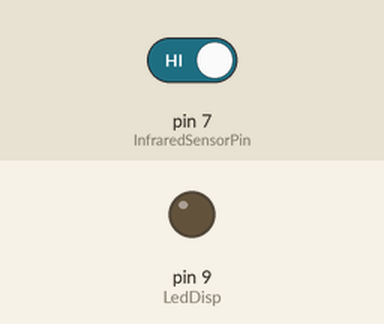
Bench run of a sketch on a simulated Arduino Uno, built with avr-gcc and run on an emulated ATmega328P. Shown: output pins drawn as LEDs (lit = HIGH). Inputs (shaded band) come from the test bench; at power-on: pin 7 (InfraredSensorPin) HIGH. What the sketch prints to the serial monitor is not drawn.

Above: at 1.2 s.
1.3 s: pin 7 (InfraredSensorPin) driven LOW
At 2.1 s:
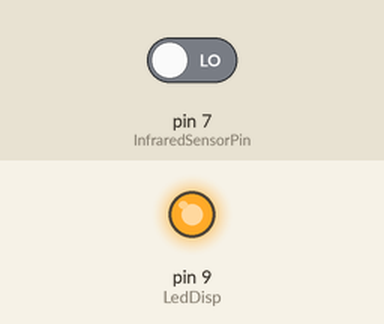
2.8 s: pin 7 (InfraredSensorPin) driven HIGH
At 3.3 s:
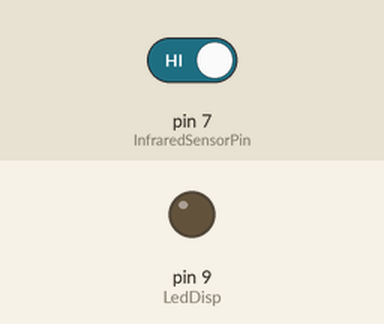
Timing chart, 0 to 5.8 s (numbered marks = the images above; inputs shaded):
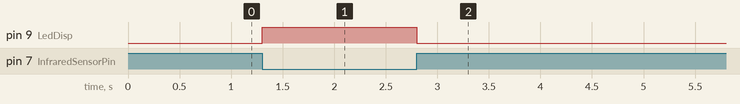

Measured:
- after the input at 1.3 s, pin 9 (LedDisp): LOW → HIGH at once
- after the input at 2.8 s, pin 9 (LedDisp): HIGH → LOW at once

The sketch:

Inail_Pro_Code.ino
```cpp
// Must USE ATMega328P (OLD bootloader)!!!!!


const int InfraredSensorPin = 7;//Connect the signal pin to the digital pin 7
const int LedDisp = 9;

void setup()
{
  Serial.begin(57600);
  Serial.println("Start!");
  pinMode(InfraredSensorPin,INPUT);
  pinMode(LedDisp,OUTPUT);
  digitalWrite(LedDisp,LOW);
}

void loop()
{
 if (digitalRead(InfraredSensorPin) == LOW)
     {
      digitalWrite(LedDisp,HIGH);
     }

    else
    {
      digitalWrite(LedDisp,LOW);
}
//Serial.println("");
}
```
